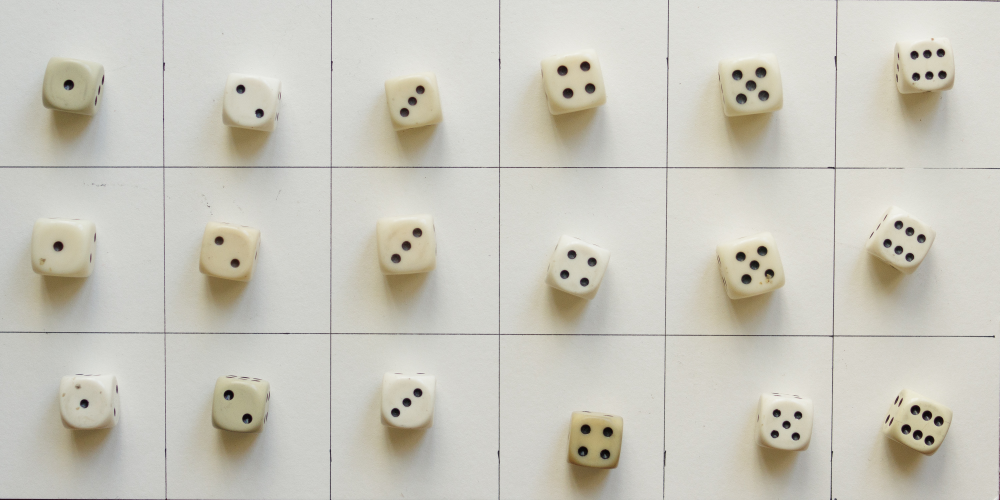
#> input picture data/IMG_0179-3000px.jpg, 3000 x 1500 px (shown at 1/3 size)
$ python getDiceEyes.py data/IMG_0179-3000px.jpg
#> lines starting #> are read from the running program, lines starting #| are printed output that depends on the picture; after the words box and inside, x2 and y2 are one past the last pixel; in counts of white or black regions, pixels touching at a corner belong together
import cv2
import numpy as np
import matplotlib.pyplot as plt

def prepare_image(img, blur=5, normalise=False, verbose=False):
    source = cv2.GaussianBlur(img, (blur, blur), 0)
    source = cv2.cvtColor(source, cv2.COLOR_RGB2GRAY)
    if normalise:
        source = cv2.normalize(source, None, 0, 255, cv2.NORM_MINMAX)

    if verbose:
        plt.imshow(source, cmap="gray")
        plt.title("preprocessed")
        plt.axis("off")
        plt.show()

    return source

def get_edges(img, canny_low=90, canny_high=200, dilate_erode_kernel_size=2, dilate_iterations=3, erode_iterations=1, verbose=False):

    # extract edges
    edges = cv2.Canny(img, canny_low, canny_high)

    # dilate edges
    kernel = np.ones((dilate_erode_kernel_size, dilate_erode_kernel_size), np.uint8)
    edges = cv2.dilate(edges, kernel, iterations=dilate_iterations)

    # # erosion
    edges = cv2.erode(edges, kernel, iterations=erode_iterations)

    if verbose:
        plt.imshow(edges, cmap="gray")
        plt.title("edges")
        plt.axis("off")
        plt.show()

    return edges


def get_contours (edges, min_area=1000, max_area=2000, verbose=False):

    # find contours
    contours, _ = cv2.findContours(edges, cv2.RETR_EXTERNAL, cv2.CHAIN_APPROX_SIMPLE)

    # approximate contours by their convex hull
    contours = [cv2.convexHull(c) for c in contours]

   # remove small and large  contours
    contours = [c for c in contours if min_area < cv2.contourArea(c) < max_area]

    # check if contour is approximately a circle by
    # comparing the length of the contour with the circumference of a circle with the same area
    contours = [c for c in contours if cv2.arcLength(c, True) < 1.5 * np.pi * cv2.contourArea(c) ** 0.5]

    if verbose:
        # print minimal and maximal contour area
        if len(contours) > 0:
            print(f"min: {min([cv2.contourArea(c) for c in contours])},\nmax: {max([cv2.contourArea(c) for c in contours])}")
            print(f"number of contours: {len(contours)}")
        else:
            print("no contours found")
        # draw contours on edges
        img = cv2.cvtColor(edges, cv2.COLOR_GRAY2RGB)
        cv2.drawContours(img, contours, -1, (0, 255, 0), 3)
        # add text with number of contours
        cv2.putText(img, f"{len(contours)}", (10, 100), cv2.FONT_HERSHEY_SIMPLEX, 3, (0, 255, 0), 2)
        plt.imshow(img)
        plt.axis("off")
        plt.title("contours")
        plt.show()

    return contours


def get_dice_value(contours, verbose=False):
    return len(contours)


if __name__ == "__main__":
    import argparse
    parser = argparse.ArgumentParser(
        description="get dice value from image",
        formatter_class=argparse.ArgumentDefaultsHelpFormatter)
    parser.add_argument("image", help="path to image")
    parser.add_argument("--min", type=float, default=0.3, help="minimum area of contour in percentage")
    parser.add_argument("--max", type=float, default=0.9, help="maximum area of contour in percentage")
    parser.add_argument("--kernelSize", type=int, default=2, help="kernel size for dilate and erode")
    parser.add_argument("--dilateIterations", type=int, default=3, help="number of dilate iterations")
    parser.add_argument("--erodeIterations", type=int, default=1, help="number of erode iterations")
    parser.add_argument("--verbose", action="store_true", help="show image with contours")
    parser.add_argument("--normalise", action="store_true", help="normalise image")
    args = parser.parse_args()

    img = cv2.imread(args.image)
#> img is the input picture: shape (1500, 3000, 3); mean B, G, R 189.7, 199.9, 202
    min_area = args.min/100 * img.shape[0] * img.shape[1]
#> min_area = 13500
    max_area = args.max/100 * img.shape[0] * img.shape[1]
#> max_area = 40500

    img = prepare_image(img, normalise=args.normalise, verbose=args.verbose)
#> in prepare_image, `source = cv2.cvtColor(source, cv2.COLOR_RGB2GRAY)`:
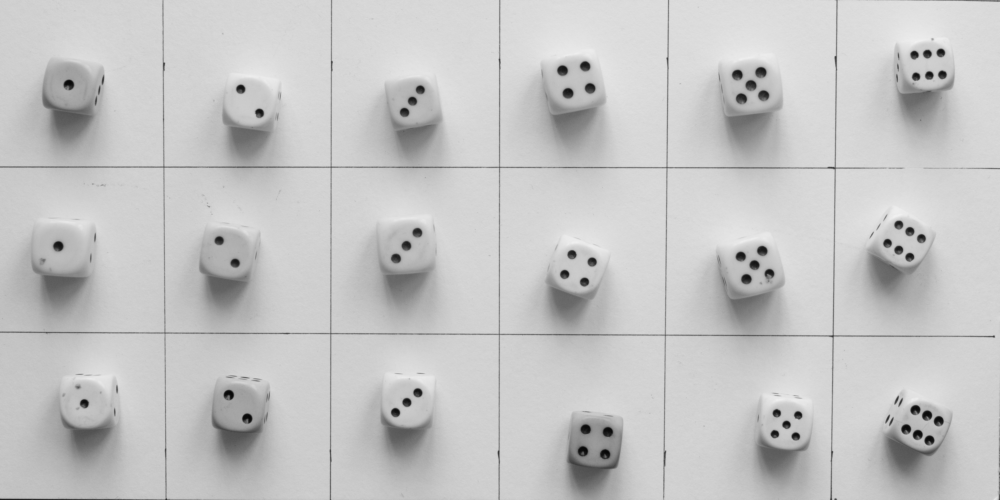
#> source: shape (1500, 3000) (shown at 1/3 size); min 6, max 241, mean 197.1
    edges = get_edges(img, dilate_erode_kernel_size=args.kernelSize, dilate_iterations=args.dilateIterations, erode_iterations=args.erodeIterations, verbose=args.verbose)
#> in get_edges, `edges = cv2.Canny(img, canny_low, canny_high)`:
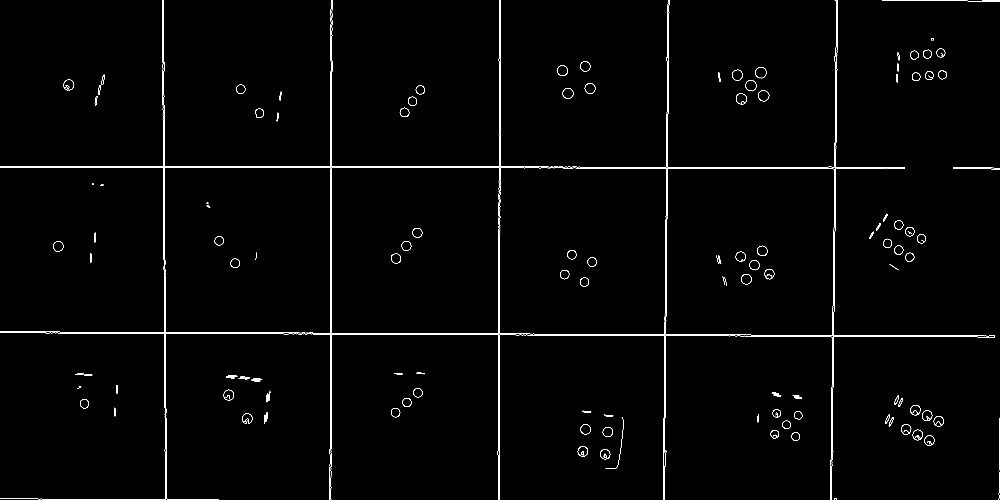
#> edges: shape (1500, 3000) (shown at 1/3 size); 0.84% white in thin lines or dots
#> in get_edges, `edges = cv2.dilate(edges, kernel, iterations=dilate_iterations)`:
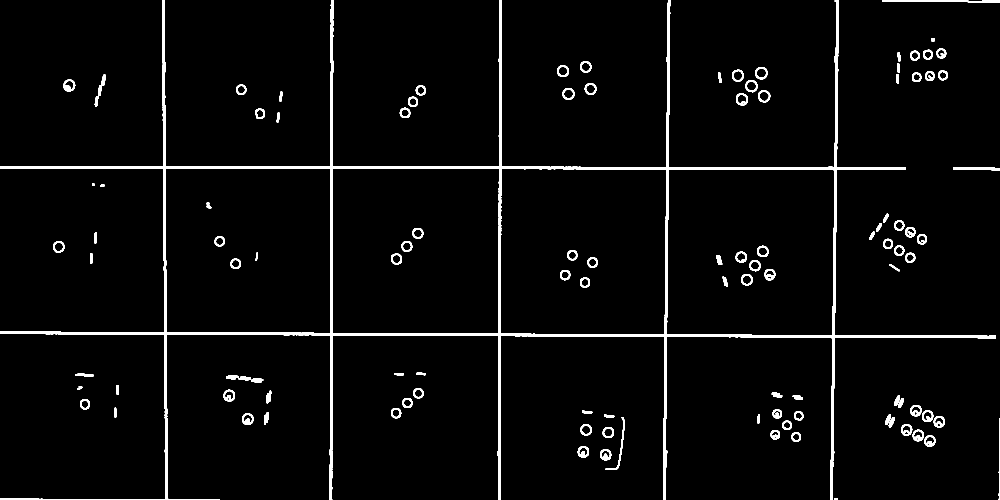
#> edges: shape (1500, 3000) (shown at 1/3 size); 3.1% white; 110 white regions, largest, box (x1, y1, x2, y2) and area: (0, 0, 2988, 1500) 96559, (2646, 1, 3000, 8) 1590, (2859, 503, 3000, 511) 998
#> in get_edges, `edges = cv2.erode(edges, kernel, iterations=erode_iterations)`:
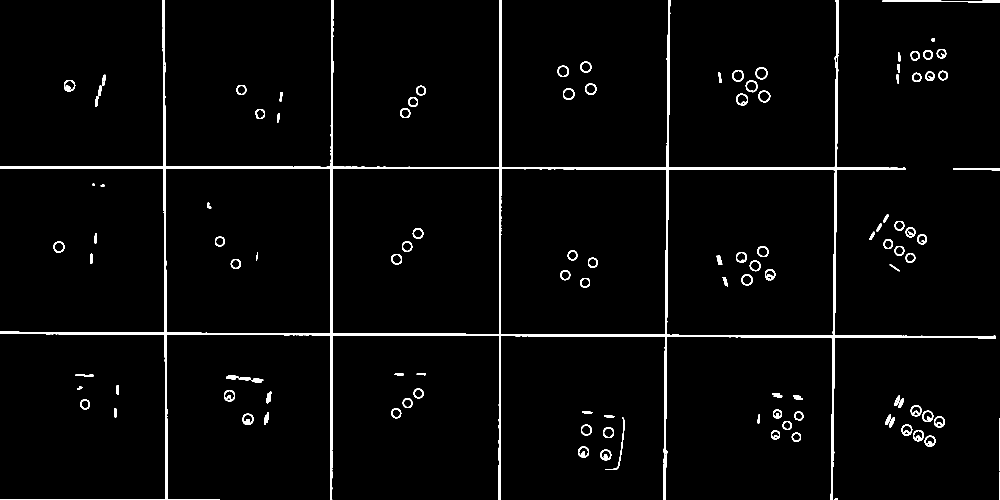
#> edges: shape (1500, 3000) (shown at 1/3 size); 2.6% white; 113 white regions
    contours = get_contours(edges, min_area=min_area, max_area=max_area, verbose=args.verbose)
#> in get_contours, `contours, _ = cv2.findContours(edges, cv2.RETR_EXTERNAL, cv2.CHAIN_APP..`: contours = 94 contours; largest, box (x1, y1, x2, y2) and area: (0, 0, 2988, 1500) 1054672, (2267, 202, 2303, 238) 1000, (2209, 281, 2244, 316) 962, (2237, 241, 2273, 277) 960, (2275, 272, 2311, 307) 955
#> in get_contours, `contours = [cv2.convexHull(c) for c in contours]`: contours = 94 contours; largest, box (x1, y1, x2, y2) and area: (0, 0, 2988, 1500) 3998572, (1817, 1252, 1874, 1410) 3943, (2647, 2, 3000, 8) 1306, (2267, 202, 2303, 238) 1018, (2237, 241, 2273, 277) 986
#> in get_contours, `contours = [c for c in contours if min_area < cv2.contourArea(c) < max..`: contours = []
#> contours = []
    value = get_dice_value(contours, verbose=args.verbose)
#> value = 0
    print(value)
#| 0

$ run again, on data/IMG_0181-3000px.jpg
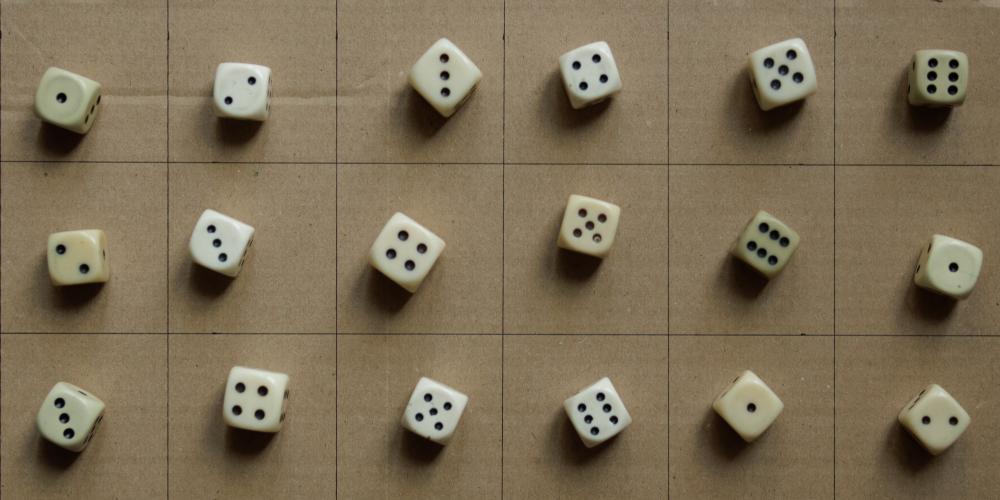
#> input picture data/IMG_0181-3000px.jpg, 3000 x 1500 px (shown at 1/3 size)
#> img is the input picture: shape (1500, 3000, 3); mean B, G, R 87, 111.1, 125.5
#> in prepare_image, `source = cv2.cvtColor(source, cv2.COLOR_RGB2GRAY)`:
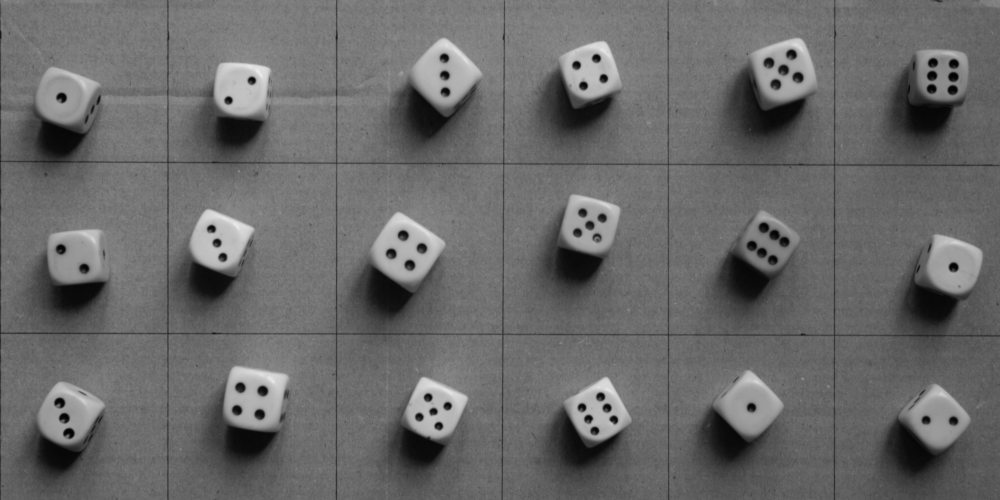
#> source: shape (1500, 3000) (shown at 1/3 size); min 2, max 236, mean 105.5
#> in get_edges, `edges = cv2.erode(edges, kernel, iterations=erode_iterations)`:
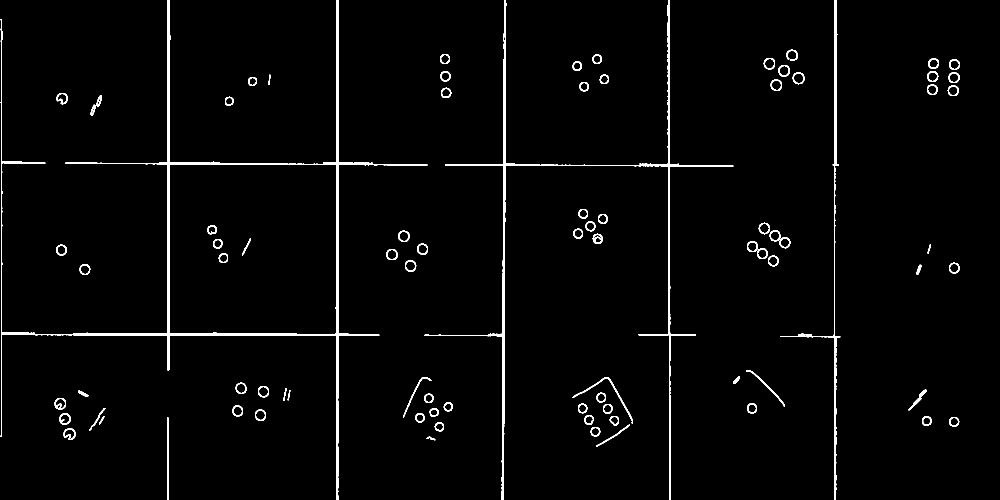
#> edges: shape (1500, 3000) (shown at 1/3 size); 2% white; 85 white regions
#> in get_contours, `contours, _ = cv2.findContours(edges, cv2.RETR_EXTERNAL, cv2.CHAIN_APP..`: contours = 81 contours; largest, box (x1, y1, x2, y2) and area: (2, 0, 1282, 1500) 280308, (1274, 0, 2200, 1500) 17712, (2342, 0, 2521, 1500) 6924, (2378, 217, 2413, 253) 961, (164, 1194, 198, 1229) 934
#> in get_contours, `contours = [cv2.convexHull(c) for c in contours]`: contours = 81 contours; largest, box (x1, y1, x2, y2) and area: (2, 0, 1282, 1500) 1608188, (1274, 0, 2200, 1500) 1098496, (2342, 0, 2521, 1500) 138385, (1718, 1132, 1899, 1270) 10788, (1209, 1131, 1294, 1252) 2519
#> in get_contours, `contours = [c for c in contours if min_area < cv2.contourArea(c) < max..`: contours = []
#> value = 0
#| 0
